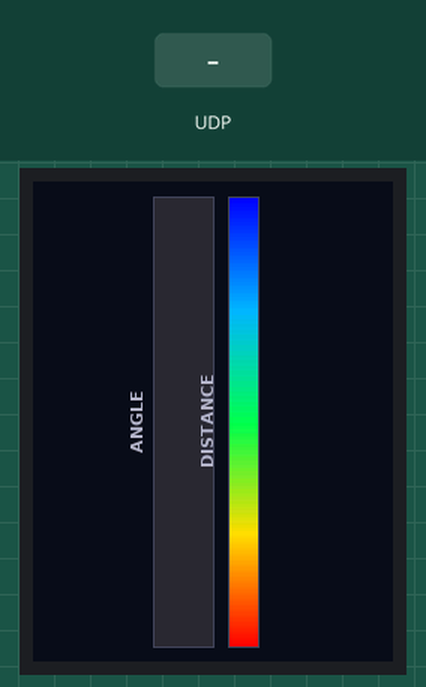
Recording of a program running on a simulated Raspberry Pi (BCM pin numbers). Parts: 240×320 colour display. Inputs (shaded band) come from the test bench. Random numbers come from a fixed seed; threads take turns every 2 ms; the clock reads 2024-03-15 10:24:30 at power-on unless the program sets it; what the program prints to the terminal is not drawn.

Above: at 1.2 s.
1.3 s: UDP packet "1" arrives
At 1.47 s:
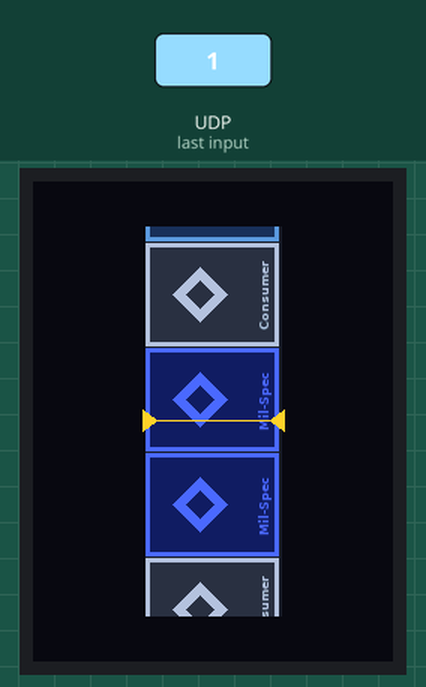
3.4 s: UDP packet "on" arrives
At 3.75 s:
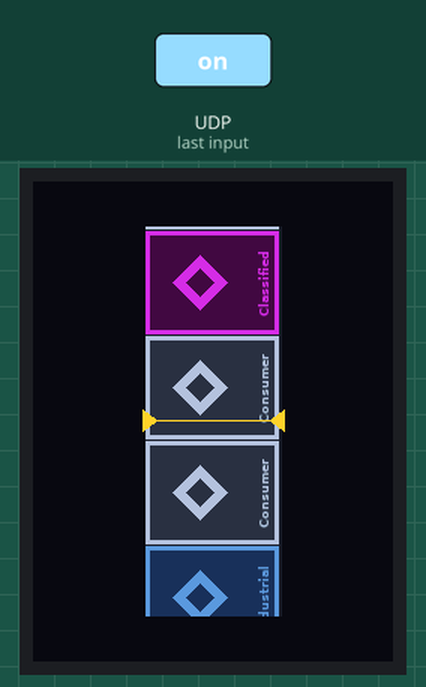
14.2 s: UDP packet "1" arrives
At 16.19 s:
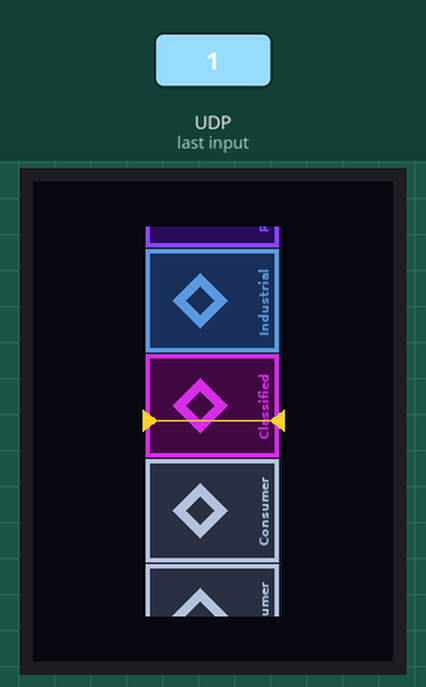
Timing chart, 0 to 17.7 s (numbered marks = the images above; inputs shaded):
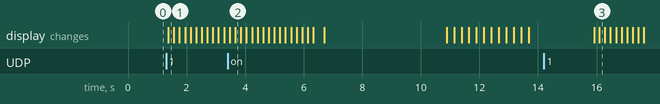

The program:

screen.py
```python
import board
import digitalio
from PIL import Image, ImageDraw, ImageFont
import adafruit_rgb_display.ili9341 as ili9341
import time
import random
import math
import socket
import threading

HOST        = "0.0.0.0"
PORT        = 5001
BUFFER_SIZE = 4096

# ── Display setup ────────────────────────────────────────────
spi       = board.SPI()
tft_cs    = digitalio.DigitalInOut(board.CE0)
tft_dc    = digitalio.DigitalInOut(board.D24)
tft_reset = digitalio.DigitalInOut(board.D25)
display = ili9341.ILI9341(
    spi,
    cs=tft_cs,
    dc=tft_dc,
    rst=tft_reset,
    width=240,
    height=320,
    rotation=180,
    baudrate=24000000,
)

IW, IH = 320, 240

# ── Progress bar config (native 240x320 portrait coords) ─────
BAR_W  = 300
BAR_H  = 40
BAR_X  = (320 - BAR_W) // 2
BAR_Y  = (240 - BAR_H) // 2 - 20

BAR2_W = 300
BAR2_H = 20
BAR2_X = (320 - BAR2_W) // 2
BAR2_Y = BAR_Y + BAR_H + 10

# ── Shared state ─────────────────────────────────────────────
case_event      = threading.Event()
case_lock       = threading.Lock()
pending_ip      = None

progress_lock   = threading.Lock()
progress_value  = 0
progress_value2 = 0.0

# ── Rarity tiers ─────────────────────────────────────────────
RARITIES = [
    {"name": "Consumer",   "color": (176, 195, 217), "bg": (40,  50,  70),  "weight": 80},
    {"name": "Industrial", "color": (94,  152, 217), "bg": (30,  50,  90),  "weight": 60},
    {"name": "Mil-Spec",   "color": (75,  105, 255), "bg": (20,  30, 100),  "weight": 40},
    {"name": "Restricted", "color": (136,  71, 255), "bg": (45,  15,  90),  "weight": 20},
    {"name": "Classified", "color": (211,  44, 230), "bg": (70,  10,  70),  "weight": 8},
    {"name": "Covert",     "color": (235,  75,  75), "bg": (90,  10,  10),  "weight": 3},
    {"name": "Gold",       "color": (228, 174,  57), "bg": (80,  55,   5),  "weight": 1},
]

SKIN_NAMES = {
  "Consumer": [
    "Drewniane stateczniki",
    "Mały silnik parowy",
  ],

  "Industrial": [
    "Stalowy korpus",
    "Lniany spadochron",
    "+5 Materiałów do Fabryk W Stalowej Woli"
  ],

  "Mil-Spec": [
    "Aluminiowe stateczniki",
    "Aerodynamiczny kołpak",
    "+10 Materiałów do Fabryk W Stalowej Woli"
  ],

  "Restricted": [
    "Silnik odrzutowy",
    "Korpus z włókna węglowego",

  ],

  "Classified": [
    "Tytanowe stateczniki",
    "Wytrzymały spadochron",
    "+10 Materiałów do Kuźni w Stalowej Woli"
  ],

  "Covert": [
    "Silnik jonowy",
    "Korpus ze stopu aluminium",
    "+10 Materiałów do Huty w Stalowej Woli"
  ],

  "Gold": [
    "Silnik na czarną materię",
    "Rdzeń antygrawitacyjny",
    "Eksponat do Muzeum COP w Stalowej Woli"
  ]
}

NOTIFY_PORT = 5002

# ── Progress bar helpers ──────────────────────────────────────
def lerp_color(t):
    stops = [
        (0.00, (0,   0,   255)),
        (0.25, (0,   180, 255)),
        (0.50, (0,   255,  80)),
        (0.75, (255, 220,   0)),
        (1.00, (255,   0,   0)),
    ]
    for i in range(len(stops) - 1):
        t0, c0 = stops[i]
        t1, c1 = stops[i + 1]
        if t0 <= t <= t1:
            f = (t - t0) / (t1 - t0)
            return (
                int(c0[0] + f * (c1[0] - c0[0])),
                int(c0[1] + f * (c1[1] - c0[1])),
                int(c0[2] + f * (c1[2] - c0[2])),
            )
    return stops[-1][1]

def draw_progress(value, value2=0.0):
    img  = Image.new("RGB", (240, 320), (15, 15, 25))
    draw = ImageDraw.Draw(img)

    try:
        font = ImageFont.truetype("/usr/share/fonts/truetype/dejavu/DejaVuSans-Bold.ttf", 11)
    except Exception:
        font = ImageFont.load_default()

    def paste_rotated_label(text, bar_y, bar_x, bar_h, bar_w):
        bbox = ImageDraw.Draw(Image.new("RGB", (1, 1))).textbbox((0, 0), text, font=font)
        tw = bbox[2] - bbox[0]
        th = bbox[3] - bbox[1]
        txt_img = Image.new("RGBA", (tw + 4, th + 4), (0, 0, 0, 0))
        txt_draw = ImageDraw.Draw(txt_img)
        txt_draw.text((2, 2), text, fill=(180, 180, 200, 255), font=font)
        txt_img = txt_img.rotate(90, expand=True)
        paste_x = bar_y - txt_img.width - 4
        paste_y = bar_x + (bar_w - txt_img.height) // 2
        img.paste(txt_img, (paste_x, paste_y), txt_img)

    # ── Bar 1: Angle ──────────────────────────────────────────
    paste_rotated_label("ANGLE\n", BAR_Y, BAR_X, BAR_H, BAR_W)
    draw.rectangle(
        [BAR_Y, BAR_X, BAR_Y + BAR_H, BAR_X + BAR_W],
        fill=(40, 40, 55),
    )
    fill_w = int(BAR_W * value / 100)
    for y in range(fill_w):
        t   = y / BAR_W
        col = lerp_color(t)
        draw.line(
            [(BAR_Y, BAR_X + y), (BAR_Y + BAR_H, BAR_X + y)],
            fill=col,
        )
    draw.rectangle(
        [BAR_Y, BAR_X, BAR_Y + BAR_H, BAR_X + BAR_W],
        outline=(70, 70, 90),
        width=1,
    )

    # ── Bar 2: Distance ───────────────────────────────────────
    paste_rotated_label("\n\nDISTANCE\n", BAR2_Y, BAR2_X, BAR2_H, BAR2_W)
    draw.rectangle(
        [BAR2_Y, BAR2_X, BAR2_Y + BAR2_H, BAR2_X + BAR2_W],
        fill=(40, 40, 55),
    )
    fill_w2 = int(BAR2_W * (1.0 - value2 / 3.0))
    for y in range(fill_w2):
        t   = y / BAR2_W
        col = lerp_color(t)
        draw.line(
            [(BAR2_Y, BAR2_X + y), (BAR2_Y + BAR2_H, BAR2_X + y)],
            fill=col,
        )
    draw.rectangle(
        [BAR2_Y, BAR2_X, BAR2_Y + BAR2_H, BAR2_X + BAR2_W],
        outline=(70, 70, 90),
        width=1,
    )

    display.image(img)


# ── Case open helpers ─────────────────────────────────────────
def send_result_udp(dest_ip, rarity_name, skin_name):
    message = f"{skin_name}".encode()
    with socket.socket(socket.AF_INET, socket.SOCK_DGRAM) as s:
        s.sendto(message, (dest_ip, NOTIFY_PORT))
    print(f"Sent result to {dest_ip}:{NOTIFY_PORT} → {message.decode()}")

def weighted_choice(items):
    total = sum(r["weight"] for r in items)
    r = random.uniform(0, total)
    upto = 0
    for item in items:
        upto += item["weight"]
        if r <= upto:
            return item
    return items[-1]

def build_strip(num_items=40):
    strip = []
    for _ in range(num_items - 1):
        strip.append(weighted_choice(RARITIES))
    prize_pool = [r for r in RARITIES if r["weight"] <= 40]
    prize = weighted_choice(prize_pool)
    insert_pos = random.randint(32, 36)
    strip.insert(insert_pos, prize)
    return strip, insert_pos, prize

ITEM_W  = 70
ITEM_H  = 90
STRIP_Y = (IH - ITEM_H) // 2

def draw_item_card(draw, x, y, rarity, selected=False):
    bx, by, bw, bh = x, y, ITEM_W - 2, ITEM_H - 2
    col = rarity["color"]
    bg  = rarity["bg"]
    draw.rectangle([bx, by, bx + bw, by + bh], fill=bg)
    for i in range(3):
        draw.rectangle([bx + i, by + i, bx + bw - i, by + bh - i], outline=col)
    cx, cy = bx + bw // 2, by + bh // 2 - 8
    size = 18 if not selected else 22
    diamond = [(cx, cy - size), (cx + size, cy), (cx, cy + size), (cx - size, cy)]
    draw.polygon(diamond, fill=col)
    s2 = size // 2
    inner = [(cx, cy - s2), (cx + s2, cy), (cx, cy + s2), (cx - s2, cy)]
    draw.polygon(inner, fill=bg)
    try:
        font = ImageFont.truetype("/usr/share/fonts/truetype/dejavu/DejaVuSans-Bold.ttf", 8)
    except Exception:
        font = ImageFont.load_default()
    label = rarity["name"]
    bbox  = draw.textbbox((0, 0), label, font=font)
    tw = bbox[2] - bbox[0]
    draw.text((bx + (bw - tw) // 2, by + bh - 14), label, fill=col, font=font)

def push(img):
    display.image(img.rotate(90, expand=True))

def draw_frame(strip, scroll_px, flash=0.0, result_rarity=None, won_skin=None):
    bg_color = (10, 12, 18)
    img  = Image.new("RGB", (IW, IH), bg_color)
    draw = ImageDraw.Draw(img)
    for sy in range(0, IH, 4):
        draw.line([(0, sy), (IW, sy)], fill=(20, 22, 30))
    try:
        font_hdr = ImageFont.truetype("/usr/share/fonts/truetype/dejavu/DejaVuSans-Bold.ttf", 13)
        font_sub = ImageFont.truetype("/usr/share/fonts/truetype/dejavu/DejaVuSans.ttf", 9)
    except Exception:
        font_hdr = ImageFont.load_default()
        font_sub = font_hdr
    draw.text((IW // 2 - 45, 8), "CASE OPENING", fill=(200, 200, 220), font=font_hdr)
    draw.line([(10, 27), (IW - 10, 27)], fill=(50, 55, 80))
    strip_top    = STRIP_Y
    strip_bottom = STRIP_Y + ITEM_H
    visible_start = int(scroll_px // ITEM_W)
    pixel_offset  = int(scroll_px % ITEM_W)
    draw.rectangle([0, 0, IW, strip_top - 1], fill=(8, 9, 16))
    draw.rectangle([0, strip_bottom + 1, IW, IH], fill=(8, 9, 16))
    draw.rectangle([0, strip_top, IW, strip_bottom], fill=(25, 28, 40))
    for slot in range(-1, IW // ITEM_W + 2):
        strip_idx = visible_start + slot
        if 0 <= strip_idx < len(strip):
            card_x = slot * ITEM_W - pixel_offset
            if -ITEM_W < card_x < IW:
                rarity = strip[strip_idx]
                selected = (card_x + ITEM_W // 2 > IW // 2 - 10 and
                            card_x + ITEM_W // 2 < IW // 2 + 10)
                draw_item_card(draw, card_x, strip_top, rarity, selected)
    marker_x = IW // 2
    arrow_pts_top = [(marker_x - 7, strip_top - 2), (marker_x + 7, strip_top - 2), (marker_x, strip_top + 7)]
    arrow_pts_bot = [(marker_x - 7, strip_bottom + 2), (marker_x + 7, strip_bottom + 2), (marker_x, strip_bottom - 7)]
    draw.polygon(arrow_pts_top, fill=(255, 210, 40))
    draw.polygon(arrow_pts_bot, fill=(255, 210, 40))
    draw.line([(marker_x, strip_top - 2), (marker_x, strip_bottom + 2)], fill=(255, 210, 40), width=1)
    for vx in range(30):
        shade = (8, 9, 16)
        draw.line([(vx, strip_top), (vx, strip_bottom)], fill=shade)
        draw.line([(IW - 1 - vx, strip_top), (IW - 1 - vx, strip_bottom)], fill=shade)
    if flash > 0.0:
        fv = int(255 * flash)
        flash_img = Image.new("RGB", (IW, IH), (fv, fv, fv))
        img = Image.blend(img, flash_img, flash * 0.7)
        draw = ImageDraw.Draw(img)
    if result_rarity and won_skin:
        col = result_rarity["color"]
        draw.rectangle([0, IH - 72, IW, IH], fill=(12, 14, 22))
        draw.line([(0, IH - 72), (IW, IH - 72)], fill=col, width=2)
        for gi in range(4):
            draw.line([(0, IH - 72 + gi), (IW, IH - 72 + gi)],
                      fill=(col[0] // (gi + 1), col[1] // (gi + 1), col[2] // (gi + 1)))
        draw.text((10, IH - 65), result_rarity["name"].upper(), fill=col, font=font_hdr)
        draw.text((10, IH - 47), won_skin, fill=(200, 200, 220), font=font_sub)
        draw.rectangle([10, IH - 18, IW - 10, IH - 10], fill=(30, 33, 50))
        draw.rectangle([10, IH - 18, 10 + int((IW - 20) * 0.87), IH - 10], fill=col)
    push(img)

def ease_out_expo(t):
    if t >= 1.0:
        return 1.0
    return 1 - 2 ** (-10 * t)

def run_case_open(sender_ip):
    strip, win_idx, prize = build_strip(42)
    center_offset = random.randint(-15, 15)
    target_scroll = float(win_idx * ITEM_W + ITEM_W // 2 - IW // 2 + center_offset)
    TOTAL_DURATION = 5.2
    FLASH_DURATION = 0.35
    start_time   = time.time()
    flashing     = False
    flash_start  = None
    result_shown = False
    won_skin = random.choice(SKIN_NAMES[prize["name"]])
    while True:
        now     = time.time()
        elapsed = now - start_time
        if elapsed < TOTAL_DURATION:
            t = elapsed / TOTAL_DURATION
            eased = ease_out_expo(t)
            scroll_px = eased * target_scroll
            if eased > 0.95 and not flashing:
                flashing    = True
                flash_start = now
            flash_val = 0.0
            if flashing:
                fd = now - flash_start
                if fd < FLASH_DURATION:
                    flash_val = math.sin(fd / FLASH_DURATION * math.pi)
            draw_frame(strip, scroll_px, flash=flash_val)
            time.sleep(0.016)
        elif not result_shown:
            draw_frame(strip, target_scroll, flash=0.0, result_rarity=prize, won_skin=won_skin)
            result_shown = True
            send_result_udp(sender_ip, prize["name"], won_skin)
            time.sleep(4.0)
            for _ in range(6):
                intensity = random.uniform(0.05, 0.25)
                draw_frame(strip, target_scroll, flash=intensity, result_rarity=prize, won_skin=won_skin)
                time.sleep(0.08)
                draw_frame(strip, target_scroll, flash=0.0, result_rarity=prize, won_skin=won_skin)
                time.sleep(0.08)
            time.sleep(2.0)
            break

# ── UDP listener: port 5001 (case open trigger) ───────────────
def udp_listener():
    global pending_ip
    with socket.socket(socket.AF_INET, socket.SOCK_DGRAM) as sock:
        sock.bind((HOST, PORT))
        print(f"UDP case listener on {HOST}:{PORT} ...")
        while True:
            data, addr = sock.recvfrom(BUFFER_SIZE)
            sender_ip = addr[0]
            print(f"[{sender_ip}:{addr[1]}] {data.decode(errors='replace')}")
            if data.decode(errors="replace").strip() == "1":
                with case_lock:
                    pending_ip = sender_ip
                case_event.set()

# ── UDP listener: port 5004 (progress bar values) ────────────
def udp_progress_listener():
    global progress_value, progress_value2
    with socket.socket(socket.AF_INET, socket.SOCK_DGRAM) as sock:
        sock.bind((HOST, 5004))
        print(f"UDP progress listener on {HOST}:5004 ...")
        while True:
            data, addr = sock.recvfrom(BUFFER_SIZE)
            try:
                parts = data.decode(errors="replace").strip().split(",")
                num1 = int(float(parts[0]))
                num1 = max(0, min(100, num1))
                num2 = float(parts[1]) if len(parts) > 1 else 0.0
                num2 = max(0.0, min(3.0, num2))
                with progress_lock:
                    progress_value  = num1
                    progress_value2 = num2
                print(f"Progress update: {num1}, {num2}")
            except Exception as e:
                print(f"Progress parse error: {e}")

# ── Main loop ─────────────────────────────────────────────────
def main():
    t1 = threading.Thread(target=udp_listener, daemon=True)
    t2 = threading.Thread(target=udp_progress_listener, daemon=True)
    t1.start()
    t2.start()

    while True:
        if case_event.is_set():
            case_event.clear()
            with case_lock:
                sender_ip = pending_ip
            run_case_open(sender_ip)
            push(Image.new("RGB", (IW, IH), (0, 0, 0)))
            continue

        with progress_lock:
            value  = progress_value
            value2 = progress_value2
        draw_progress(value, value2)
        time.sleep(0.05)

if __name__ == "__main__":
    main()
```

Measured:
- after the input at 1.3 s, the display: changes after 0.08 s (image 1)
